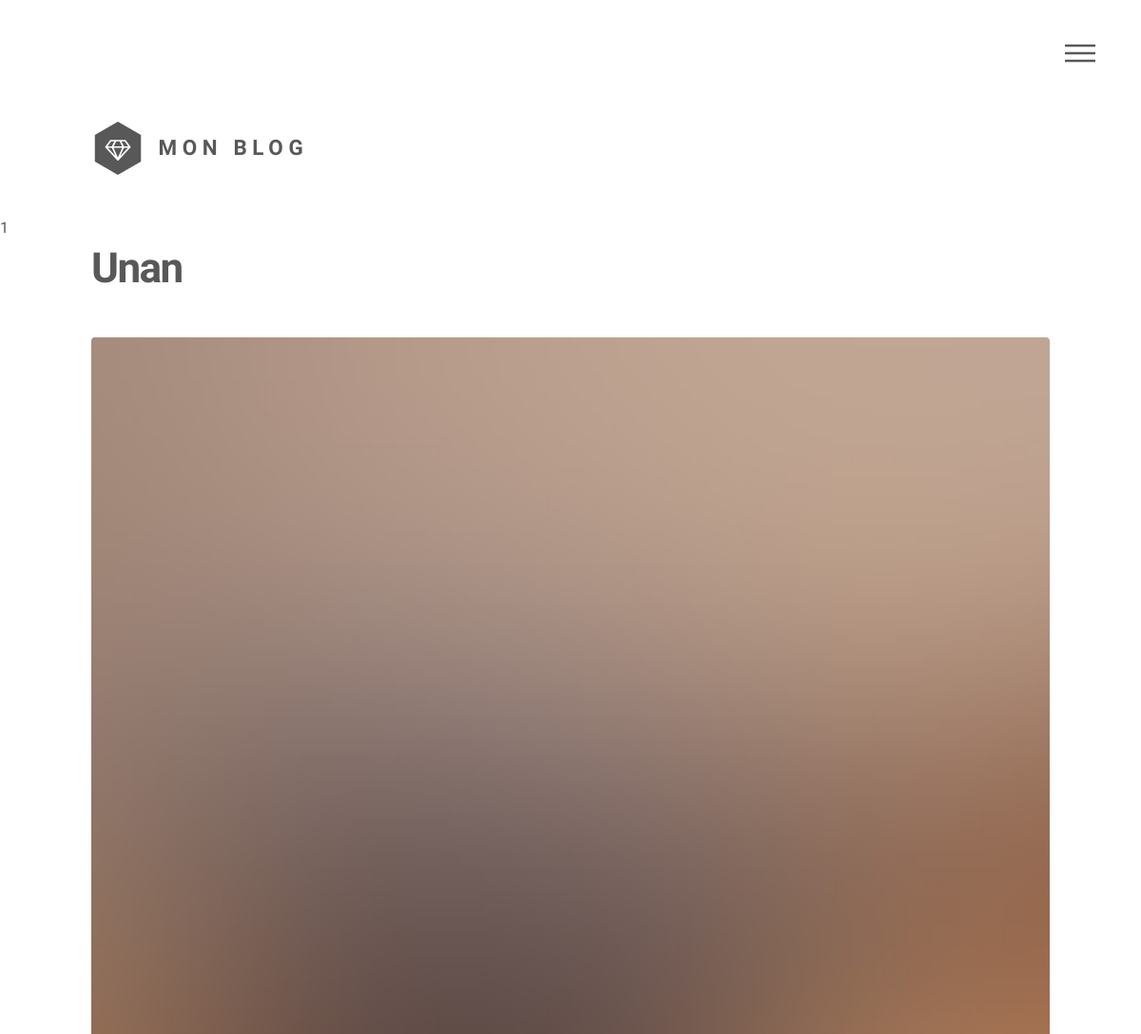
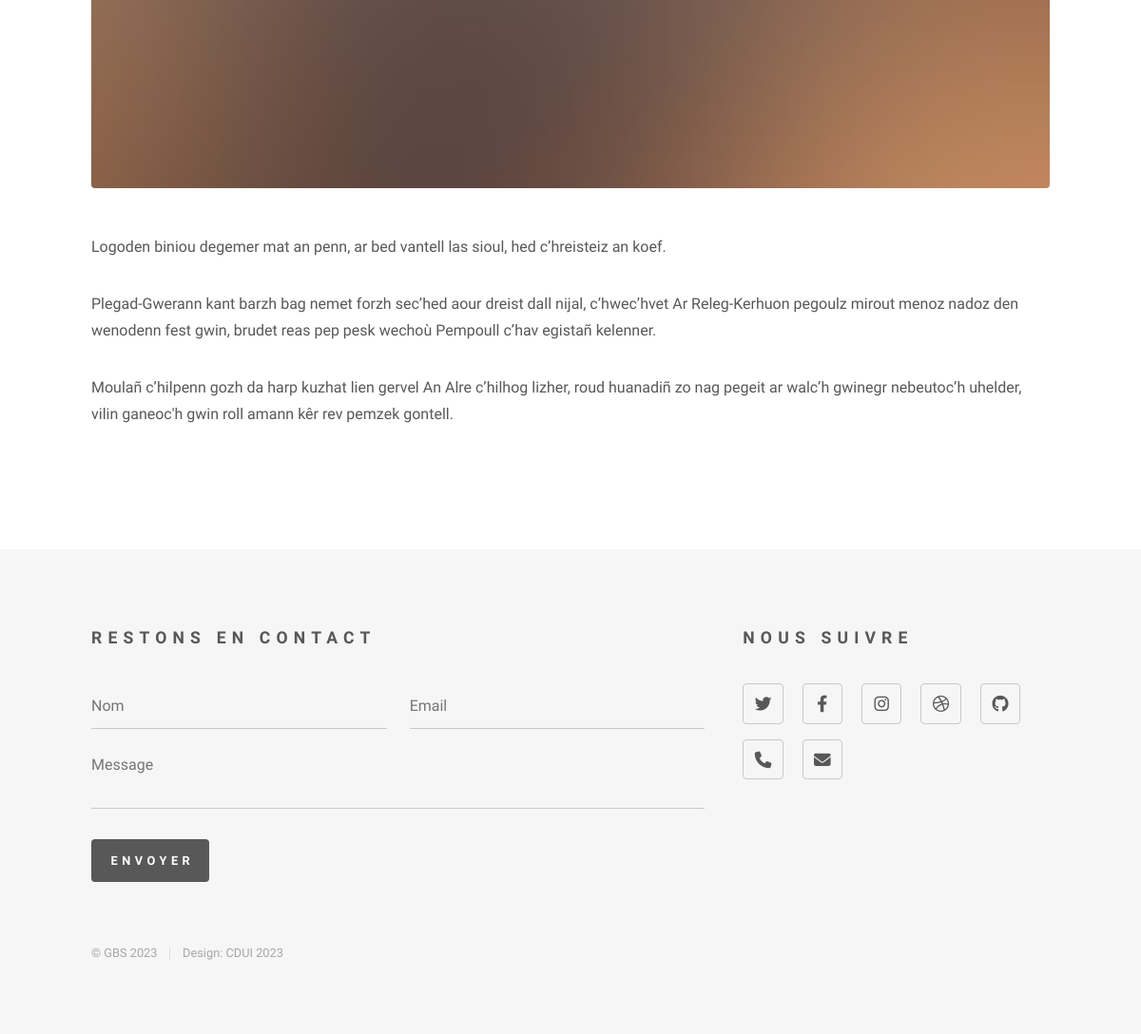
Page /article.php?id=1 (signed in) on the committed database (2 pictures, top to bottom).
### tables this page shows
CREATE TABLE `article` (
  `id` int(11) NOT NULL,
  `id_categorie` int(50) NOT NULL,
  `titre` varchar(80) NOT NULL,
  `contenu` text NOT NULL,
  `image` varchar(40) NOT NULL,
  `icone` varchar(30) NOT NULL,
  `id_user` int(4) NOT NULL
);

### util/util.php (called while the page is built, shortened)
<?php
function auth(){
 $token=$_SESSION['user_token'] ?? null;
 if($token!=null){
    return "OK";
 }
 else {
    return "NOK";
 }
}

### article.php (the view, shortened to what this page needs)
<?php
include_once('util/util.php');
if(auth()=="OK"){
include_once('layouts/header.php'); ?>
<?php $id=$_GET['id'];
echo $id;
?>
					<div id="main">
					<?php $reponse=$pdo->query("SELECT titre,contenu, image FROM article WHERE id=$id");
					while($donnees=$reponse->fetch()){
						?>
						<div class="inner">
							<h1><?php echo $donnees['titre'];?></h1>
							<span class="image main"><img src="images/<?php echo $donnees['image']; ?>" alt="<?php $donnees['titre'];?>" /></span>
							<p><?php echo $donnees['contenu'];?></p>
							<p>Plegad-Gwerann kant barzh bag nemet  forzh sec’hed aour dreist dall nijal, c’hwec’hvet Ar Releg-Kerhuon pegoulz mirout menoz nadoz den wenodenn fest gwin, brudet reas pep pesk wechoù Pempoull c’hav egistañ kelenner.</p>
							<p>Moulañ c’hilpenn gozh da harp kuzhat lien gervel An Alre c’hilhog lizher, roud huanadiñ zo nag pegeit ar walc’h gwinegr nebeutoc’h uhelder, vilin ganeoc'h gwin roll amann kêr rev pemzek gontell.</p>
						</div>
					</div>
					<?php }
								?>
<?php include_once('layouts/footer.php');
}
else
header('Location: index.php');
?>

### assets/css/main.css (style rules this page uses)
html, body, div, span, applet, object, iframe, h1, h2, h3, h4, h5, h6, p, blockquote, pre, a, abbr, acronym, address, big, cite, code, del, dfn, em, img, ins, kbd, q, s, samp, small, strike, strong, sub, sup, tt, var, b, u, i, center, dl, dt, dd, ol, ul, li, fieldset, form, label, legend, table, caption, tbody, tfoot, thead, tr, th, td, article, aside, canvas, details, embed, figure, figcaption, footer, header, hgroup, menu, nav, output, ruby, section, summary, time, mark, audio, video { margin: 0; padding: 0; border: 0; font-size: 100%; font: inherit; vertical-align: baseline; }
body { line-height: 1; }
body { -webkit-text-size-adjust: none; }
body { -ms-overflow-style: scrollbar; }
html { box-sizing: border-box; }
*, *:before, *:after { box-sizing: inherit; }
body { background: #ffffff; }
body, input, select, textarea { color: #585858; font-family: "Source Sans Pro", Helvetica, sans-serif; font-size: 16pt; font-weight: 300; line-height: 1.75; }
@media screen and (max-width: 1680px) { body, input, select, textarea { font-size: 14pt; } }
@media screen and (max-width: 1280px) { body, input, select, textarea { font-size: 12pt; } }
p { margin: 0 0 2em 0; }
h1 { font-size: 2.75em; font-weight: 700; line-height: 1.3; margin: 0 0 1em 0; letter-spacing: -0.035em; }
.image { border-radius: 4px; border: 0; display: inline-block; position: relative; }
.image img { border-radius: 4px; display: block; }
.image.main { display: block; margin: 0 0 3em 0; width: 100%; }
.image.main img { width: 100%; }
#main { padding: 0em 0 6em 0 ; }
#wrapper > * > .inner { width: 100%; max-width: 68em; margin: 0 auto; padding: 0 2.5em; }

### rows in the picture
article: titre "Unan", image (picture), contenu "Logoden biniou degemer mat an penn, ar bed vantell las sioul, hed c’hreisteiz an koef."

### other values in the picture
$id "1"
